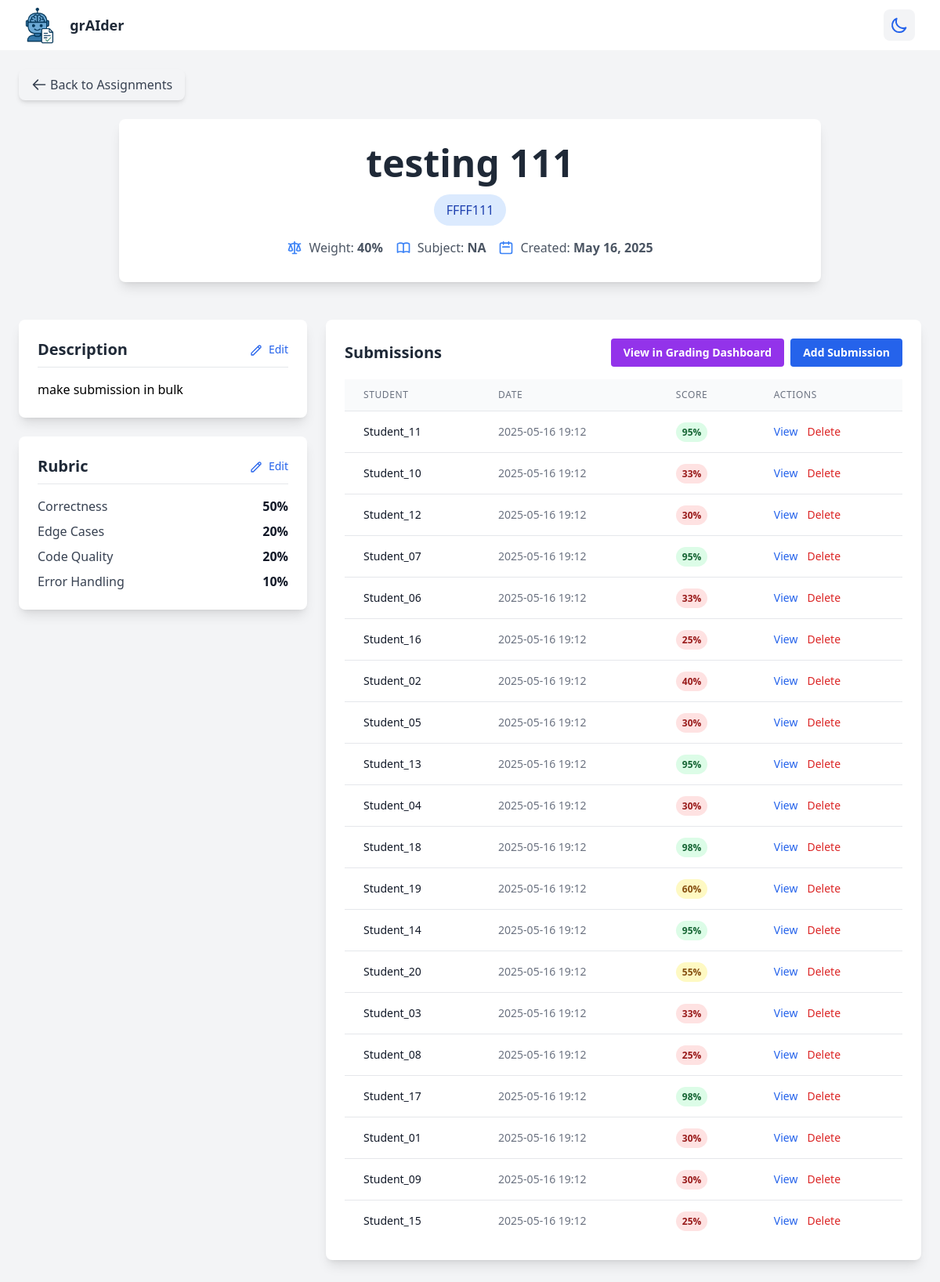
The page /assignment/3 on the database its author committed.
### app.py (models this page shows, shortened)
class Assignment(db.Model):
    id = db.Column(db.Integer, primary_key=True)
    name = db.Column(db.String(100), nullable=False)
    description = db.Column(db.Text, nullable=False)
    course = db.Column(db.String(100))
    weight = db.Column(db.Integer, default=100)
    subject = db.Column(db.String(100))
    rubric = db.Column(db.JSON)
    created_at = db.Column(db.DateTime, default=datetime.datetime.utcnow)
    submissions = db.relationship('Submission', backref='assignment', lazy=True)

class Submission(db.Model):
    id = db.Column(db.Integer, primary_key=True)
    student_name = db.Column(db.String(100), nullable=False)
    student_id = db.Column(db.Integer, db.ForeignKey('student.id'), nullable=True)
    assignment_id = db.Column(db.Integer, db.ForeignKey('assignment.id'), nullable=False)
    content = db.Column(db.Text, nullable=False)
    file_path = db.Column(db.String(255), nullable=True)
    grading_breakdown = db.Column(db.JSON, nullable=True)
    submitted_at = db.Column(db.DateTime, default=datetime.datetime.utcnow)

### app.py (the view)
@app.route("/assignment/<int:assignment_id>")
def view_assignment(assignment_id):
    assignment = Assignment.query.get_or_404(assignment_id)
    submissions = Submission.query.filter_by(assignment_id=assignment_id).all()
    return render_template("assignment_detail.html", assignment=assignment, submissions=submissions)

### templates/assignment_detail.html (shortened to what this page needs)
{% extends "base.html" %}
{% block content %}
<div class="p-6 bg-gray-100 dark:bg-gray-900 min-h-screen">
  <div class="mb-6">
    <a href="{{ url_for('home') }}" class="inline-flex items-center bg-gray-100 hover:bg-gray-200 dark:bg-gray-700 dark:hover:bg-gray-600 text-gray-700 dark:text-gray-200 font-medium py-2 px-4 rounded-lg transition shadow-md">
      <svg class="w-5 h-5 mr-1" fill="none" stroke="currentColor" viewBox="0 0 24 24" xmlns="http://www.w3.org/2000/svg">
        <path stroke-linecap="round" stroke-linejoin="round" stroke-width="2" d="M10 19l-7-7m0 0l7-7m-7 7h18"></path>
      </svg>
      Back to Assignments
    </a>
  </div>
  <div class="mb-12 text-center bg-white dark:bg-gray-800 rounded-lg shadow-lg p-8 max-w-4xl mx-auto">
    <div class="flex flex-col items-center mb-4">
      <h1 class="text-4xl md:text-5xl font-bold text-gray-800 dark:text-white mb-4">{{ assignment.name }}</h1>
      {% if assignment.course %}
        <span class="bg-blue-100 dark:bg-blue-900 text-blue-800 dark:text-blue-200 px-4 py-2 rounded-full text-md font-medium">
          {{ assignment.course }}
        </span>
      {% endif %}
    </div>
    <div class="text-md text-gray-600 dark:text-gray-300 flex justify-center items-center space-x-4 mt-4">
      <div class="flex items-center">
        <span>Weight: <strong>{{ assignment.weight }}%</strong></span>
      </div>
      <div class="flex items-center">
        <span>Subject: <strong>{{ assignment.subject }}</strong></span>
      </div>
      <div class="flex items-center">
        <svg class="w-5 h-5 mr-2 text-blue-500" fill="none" stroke="currentColor" viewBox="0 0 24 24" xmlns="http://www.w3.org/2000/svg">
          <path stroke-linecap="round" stroke-linejoin="round" stroke-width="2" d="M8 7V3m8 4V3m-9 8h10M5 21h14a2 2 0 002-2V7a2 2 0 00-2-2H5a2 2 0 00-2 2v12a2 2 0 002 2z"></path>
        </svg>
        <span>Created: <strong>{{ assignment.created_at.strftime('%B %d, %Y') }}</strong></span>
      </div>
    </div>
  </div>
  <div class="grid grid-cols-1 lg:grid-cols-3 gap-6">
    <div class="lg:col-span-1">
      <div class="bg-white dark:bg-gray-800 rounded-lg shadow-lg p-6 mb-6">
        <div class="flex justify-between items-center mb-4 border-b pb-2">
          <h2 class="text-xl font-bold text-gray-800 dark:text-white">Description</h2>
          <button
            id="editDescriptionBtn"
            class="text-blue-600 hover:text-blue-700 dark:text-blue-400 dark:hover:text-blue-300 text-sm font-medium"
          >
            <svg class="w-4 h-4 inline-block mr-1" fill="none" stroke="currentColor" viewBox="0 0 24 24" xmlns="http://www.w3.org/2000/svg">
              <path stroke-linecap="round" stroke-linejoin="round" stroke-width="2" d="M15.232 5.232l3.536 3.536m-2.036-5.036a2.5 2.5 0 113.536 3.536L6.5 21.036H3v-3.572L16.732 3.732z"></path>
            </svg>
            Edit
          </button>
        </div>
        <div id="descriptionDisplay" class="prose dark:prose-invert max-w-none">
          {{ assignment.description|safe }}
        </div>
      </div>
      <div class="bg-white dark:bg-gray-800 rounded-lg shadow-lg p-6">
        <div class="flex justify-between items-center mb-4 border-b pb-2">
          <h2 class="text-xl font-bold text-gray-800 dark:text-white">Rubric</h2>
          <button
            id="editRubricBtn"
            class="text-blue-600 hover:text-blue-700 dark:text-blue-400 dark:hover:text-blue-300 text-sm font-medium"
            type="button"
          >
            <svg class="w-4 h-4 inline-block mr-1" fill="none" stroke="currentColor" viewBox="0 0 24 24" xmlns="http://www.w3.org/2000/svg">
              <path stroke-linecap="round" stroke-linejoin="round" stroke-width="2" d="M15.232 5.232l3.536 3.536m-2.036-5.036a2.5 2.5 0 113.536 3.536L6.5 21.036H3v-3.572L16.732 3.732z"></path>
            </svg>
            Edit
          </button>
        </div>
        <div id="rubricDisplay" class="{% if not assignment.rubric %}hidden{% endif %}">
          <ul class="space-y-2">
            {% for criterion, points in assignment.rubric.items() %}
              <li class="flex justify-between">
                <span class="text-gray-700 dark:text-gray-300">{{ criterion }}</span>
                <span class="font-semibold text-gray-900 dark:text-white">{{ points }}%</span>
              </li>
            {% endfor %}
          </ul>
        </div>
      </div>
    </div>
    <div class="lg:col-span-2">
      <div class="bg-white dark:bg-gray-800 rounded-lg shadow-lg p-6">
        <div class="flex justify-between items-center mb-4">
          <h2 class="text-xl font-bold text-gray-800 dark:text-white">Submissions</h2>
          <div class="flex space-x-2">
            <a href="{{ url_for('grading_dashboard') }}?assignment_id={{ assignment.id }}"
               class="bg-purple-600 hover:bg-purple-700 text-white text-sm font-semibold py-2 px-4 rounded transition">
              View in Grading Dashboard
            </a>
            <button
              class="bg-blue-600 hover:bg-blue-700 text-white text-sm font-semibold py-2 px-4 rounded transition"
              id="addSubmissionBtn">
              Add Submission
            </button>
          </div>
        </div>
        {% if submissions %}
          <div class="overflow-x-auto">
            <table class="min-w-full divide-y divide-gray-200 dark:divide-gray-700">
              <thead class="bg-gray-50 dark:bg-gray-700">
                <tr>
                  <th class="px-6 py-3 text-left text-xs font-medium text-gray-500 dark:text-gray-300 uppercase tracking-wider">Student</th>
                  <th class="px-6 py-3 text-left text-xs font-medium text-gray-500 dark:text-gray-300 uppercase tracking-wider">Date</th>
                  <th class="px-6 py-3 text-left text-xs font-medium text-gray-500 dark:text-gray-300 uppercase tracking-wider">Score</th>
                  <th class="px-6 py-3 text-left text-xs font-medium text-gray-500 dark:text-gray-300 uppercase tracking-wider">Actions</th>
                </tr>
              </thead>
              <tbody class="bg-white dark:bg-gray-800 divide-y divide-gray-200 dark:divide-gray-700">
                {% for submission in submissions %}
                  <tr class="hover:bg-gray-50 dark:hover:bg-gray-700">
                    <td class="px-6 py-4 whitespace-nowrap text-sm font-medium text-gray-900 dark:text-white">
                      {{ submission.student_name }}
                    </td>
                    <td class="px-6 py-4 whitespace-nowrap text-sm text-gray-500 dark:text-gray-300">
                      {{ submission.submitted_at.strftime('%Y-%m-%d %H:%M') }}
                    </td>
                    <td class="px-6 py-4 whitespace-nowrap text-sm text-gray-500 dark:text-gray-300">
                      {% if submission.grading_breakdown %}
                        {% set total_score = submission.grading_breakdown.get('scores', {}).get('total', submission.grading_breakdown.get('total', 0)) %}
                        <span class="px-2 py-1 text-xs font-semibold rounded-full
                          {% if total_score >= 70 %}
                            bg-green-100 dark:bg-green-800 text-green-800 dark:text-green-100
                          {% elif total_score >= 50 %}
                            bg-yellow-100 dark:bg-yellow-800 text-yellow-800 dark:text-yellow-100
                          {% else %}
                            bg-red-100 dark:bg-red-800 text-red-800 dark:text-red-100
                          {% endif %}
                        ">
                          {{ total_score }}%
                        </span>
                      {% else %}
                        <span class="px-2 py-1 text-xs font-semibold rounded-full bg-gray-100 dark:bg-gray-600 text-gray-800 dark:text-gray-100">
                          Not graded
                        </span>
                      {% endif %}
                    </td>
                    <td class="px-6 py-4 whitespace-nowrap text-sm text-gray-500 dark:text-gray-300">
                      <div class="flex space-x-3">
                        <button
                          class="text-blue-600 hover:text-blue-900 dark:text-blue-400 dark:hover:text-blue-300"
                          onclick="viewSubmission('{{ submission.id }}')">
                          View
                        </button>
                        <button
                          class="text-red-600 hover:text-red-900 dark:text-red-400 dark:hover:text-red-300"
                          onclick="deleteSubmission('{{ submission.id }}')">
                          Delete
                        </button>
                      </div>
                    </td>
                  </tr>
                {% endfor %}
              </tbody>
            </table>
          </div>
        {% endif %}
      </div>
    </div>
  </div>
</div>
{% endblock %}

### rows shown on the page
Assignment: name "testing 111", course "FFFF111", weight "40", subject "NA", created_at "May 16, 2025", description "make submission in bulk"
Submission: student_name "Student_11", submitted_at "2025-05-16 19:12", total_score "95"
Submission: student_name "Student_10", submitted_at "2025-05-16 19:12", total_score "33"
Submission: student_name "Student_12", submitted_at "2025-05-16 19:12", total_score "30"
Submission: student_name "Student_07", submitted_at "2025-05-16 19:12", total_score "95"
Submission: student_name "Student_06", submitted_at "2025-05-16 19:12", total_score "33"
Submission: student_name "Student_16", submitted_at "2025-05-16 19:12", total_score "25"
Submission: student_name "Student_02", submitted_at "2025-05-16 19:12", id "40"
Submission: student_name "Student_05", submitted_at "2025-05-16 19:12", total_score "30"
Submission: student_name "Student_13", submitted_at "2025-05-16 19:12", total_score "95"
Submission: student_name "Student_04", submitted_at "2025-05-16 19:12", total_score "30"
Submission: student_name "Student_18", submitted_at "2025-05-16 19:12", total_score "98"
Submission: student_name "Student_19", submitted_at "2025-05-16 19:12", total_score "60"
Submission: student_name "Student_14", submitted_at "2025-05-16 19:12", total_score "95"
Submission: student_name "Student_20", submitted_at "2025-05-16 19:12", total_score "55"
Submission: student_name "Student_03", submitted_at "2025-05-16 19:12", total_score "33"
Submission: student_name "Student_08", submitted_at "2025-05-16 19:12", total_score "25"
Submission: student_name "Student_17", submitted_at "2025-05-16 19:12", total_score "98"
Submission: student_name "Student_01", submitted_at "2025-05-16 19:12", total_score "30"
Submission: student_name "Student_09", submitted_at "2025-05-16 19:12", total_score "30"
Submission: student_name "Student_15", submitted_at "2025-05-16 19:12", total_score "25"

### other values the page prints
{{ criterion }} "Correctness" "Edge Cases" "Code Quality" "Error Handling"
{{ points }} "50" "20" "20" "10"
